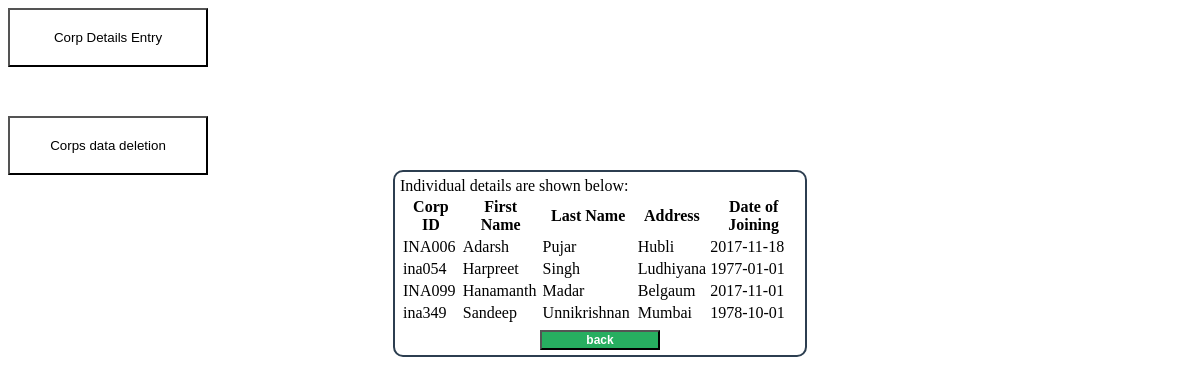
/allsoldetails.php, run on the app's committed database.
### tables this page shows
CREATE TABLE `corps` (
  `corps_id` varchar(20) NOT NULL,
  `fname` varchar(20) NOT NULL,
  `lname` varchar(20) NOT NULL,
  `address` varchar(30) NOT NULL,
  `d_o_j` date NOT NULL
);

### allsoldetails.php (the view, shortened to what this page needs)
<html>
<head>
<link rel="stylesheet" type="text/css" href="style1.css">
</head>
<body>
<a href="sld.php"> <input type="button" id="button" value="Corp Details Entry"></a><br><br><br><br><br><br>
<a href="sold_del.php"> <input type="button" id="button" value="Corps data deletion"></a><br><br><br>
<form>
<div id="main-wrapper">
<?php
echo"Individual details are shown below:";
$servername = "localhost";
$username = "kumar";
$password="123";
$dbname = "military_database";
$conn = mysqli_connect($servername,$username,$password,$dbname);
$sql = "SELECT * FROM corps;";
$result = $conn->query($sql);
if ($result->num_rows > 0) {
    echo "<table><tr><th>Corp ID  </th><th>First Name  </th><th>Last Name  </th><th>Address  </th><th>Date of Joining  </th></tr>";
    while($row = $result->fetch_assoc()) {
     echo "<tr><td>".$row["corps_id"]."</td><td>".$row["fname"]."</td><td>".$row["lname"]."&nbsp</td><td>".$row["address"]."</td><td>".$row["d_o_j"]."</td></tr>";
    }
   echo "</table>";
}
 else {
    echo "0 results";
}
?>
<center>
<a href="xx.php"> <input type="button" id="submit_btn" value="back"></a>
		</form></center>
</div>	<br><br><br>
</body>
</html>

### style1.css (style rules this page uses)
#main-wrapper { width: 400px; margin: 0 auto; background: white; padding: 5px; border-radius: 10px; border: 2px solid #2c3e50; }
#submit_btn { margin-top:5px; background-color: #27ae60; color: white; width:30%; text-align:center; font-size: 12px; font-weight: bold; }
#button { background-color:transparent; color:black; padding: 20px 20px; width: 200px; float: left; border: 15x solid green; }

### data on the page
corps: corps_id "INA006", fname "Adarsh", lname "Pujar", address "Hubli", d_o_j "2017-11-18"
corps: corps_id "ina054", fname "Harpreet", lname "Singh", address "Ludhiyana", d_o_j "1977-01-01"
corps: corps_id "INA099", fname "Hanamanth", lname "Madar", address "Belgaum", d_o_j "2017-11-01"
corps: corps_id "ina349", fname "Sandeep", lname "Unnikrishnan", address "Mumbai", d_o_j "1978-10-01"
